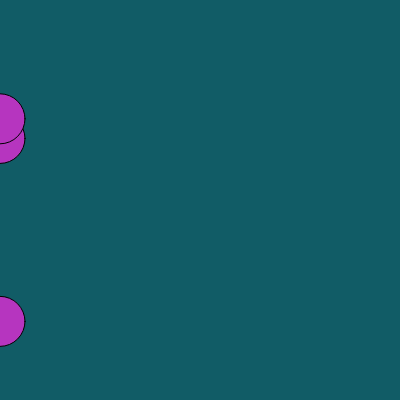
Frame 1 (no input)
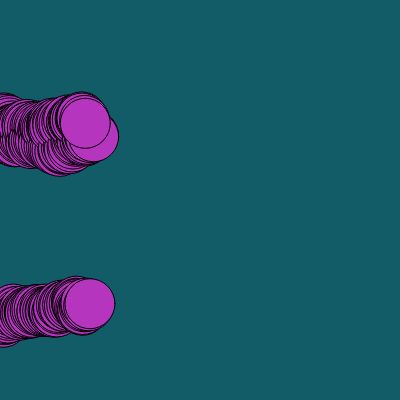
Frame 60 (no input)
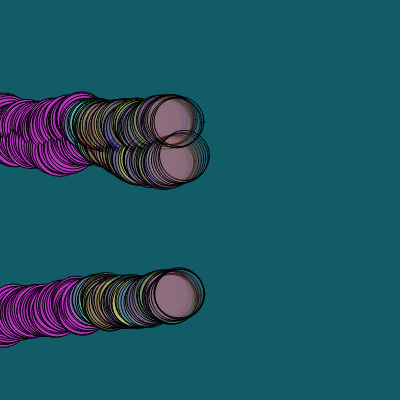
Frame 120 (the mouse pressed at the canvas centre since frame 60)

The p5.js sketch that drew these frames (run headless with seeded random() and noise() and a simulated clock; from frame 60 on, the mouse is pressed at the canvas centre):

// p5.js sketch
// ── sketch.js
let cor;
let circuloX //horizontal
let circuloY //vertical

function setup() {
  createCanvas(400, 400);
  background("#115C66")
 
   

  cor = color(random(255), random(255),
random(255));
  circuloX = [0, 0, 0];
  circuloY = [random(height), random(height), random(height)];

}
 
function draw() {
  fill(cor);
  for(let contador in circuloX) {
    circle(circuloX[contador], circuloY[contador], 50);
    circuloX[contador]+= random(0, 3);
    circuloY[contador]+= random(-3, 3);
  }
  if(mouseIsPressed) {
     cor = color(random(255), random(255), random(255), random(100));
    }
}
